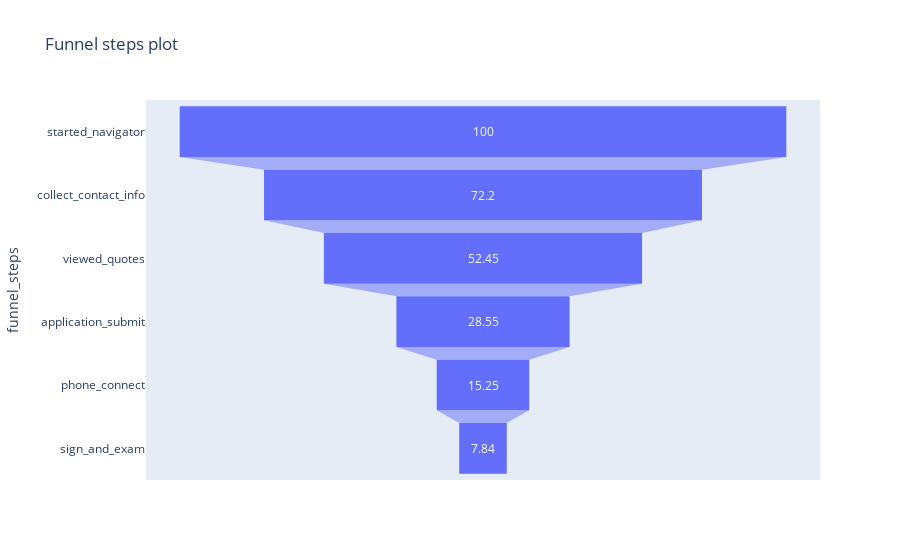

The notebook cell saved with this chart:
### Markdown cell above
### How many customers completed each stage of the process?

### Code cell
df_step_process = df_funnel_clean.groupby(['funnel_steps']).count().sort_values(by=('user_id'),
                                         ascending=False).rename(columns={'user_id':'n_users'})

df_step_process['% users'] = 100*df_step_process['n_users']/n_users

fig = px.funnel(df_step_process, 
                x = df_step_process['% users'], 
                y = df_step_process.index,
                title='Funnel steps plot')
fig.show()

### Figure 1 — Plotly figure (JSON) as saved in the notebook; plotly's stock layout.template omitted (floating-point values rounded to 4 significant figures)
{"data": [{"hovertemplate": "% users=%{x}<br>funnel_steps=%{y}<extra></extra>", "legendgroup": "", "marker": {"color": "#636efa"}, "name": "", "orientation": "h", "showlegend": false, "type": "funnel", "x": [100, 72.2, 52.45, 28.55, 15.25, 7.84], "xaxis": "x", "y": ["started_navigator", "collect_contact_info", "viewed_quotes", "application_submit", "phone_connect", "sign_and_exam"], "yaxis": "y"}], "layout": {"legend": {"tracegroupgap": 0}, "title": {"text": "Funnel steps plot"}, "xaxis": {"anchor": "y", "domain": [0, 1], "title": {"text": "% users"}}, "yaxis": {"anchor": "x", "domain": [0, 1], "title": {"text": "funnel_steps"}}}}
